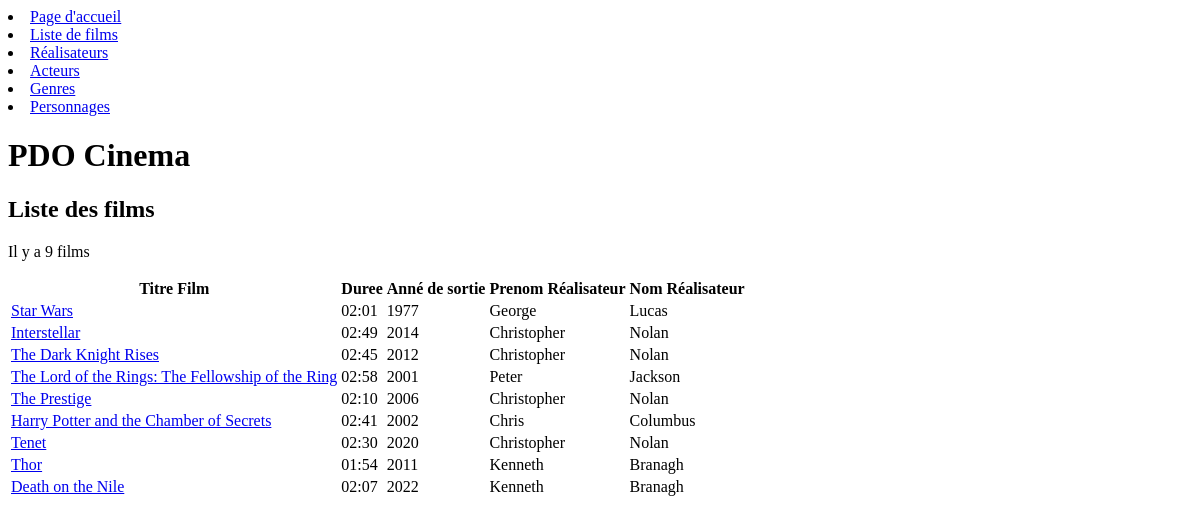
/index.php?action=listFilms, run on the app's committed database.
### tables this page shows
CREATE TABLE IF NOT EXISTS `film` (
  `id_film` int(11) NOT NULL AUTO_INCREMENT,
  `titre_film` varchar(255) NOT NULL,
  `anne_sortie` date NOT NULL,
  `duree_minutes` int(11) NOT NULL,
  `synopsis` text,
  `note_film` int(11) NOT NULL,
  `affiche_film` varchar(50) NOT NULL,
  `id_realisateur` int(11) NOT NULL,
  PRIMARY KEY (`id_film`),
  KEY `id_realisateur` (`id_realisateur`),
  CONSTRAINT `FK_FILM_REALISATEUR` FOREIGN KEY (`id_realisateur`) REFERENCES `realisateur` (`id_realisateur`)
);

CREATE TABLE IF NOT EXISTS `personne` (
  `id_personne` int(11) NOT NULL AUTO_INCREMENT,
  `nom` varchar(100) NOT NULL,
  `prenom` varchar(100) NOT NULL,
  `sexe` varchar(50) NOT NULL,
  `date_naissance` date NOT NULL,
  PRIMARY KEY (`id_personne`)
);

### controller/CinemaController.php (called while the page is built, shortened)
<?php
    class CinemaController{
        public function listFilms(){
            $pdo = Connect::seConnecter();
            $sqlQuery = "SELECT id_film, titre_film, TIME_FORMAT(SEC_TO_TIME(duree_minutes*60), '%H:%i') AS duree, YEAR(anne_sortie) AS anne_sortie, nom, prenom
            FROM film
            INNER JOIN realisateur on film.id_realisateur = realisateur.id_realisateur
            INNER JOIN personne ON realisateur.id_personne = personne.id_personne";
            $requete = $pdo->query($sqlQuery);
            require "view/film/listFilms.php";
        }
    }

### view/film/listFilms.php (the view, shortened to what this page needs)
<p>Il y a <?= $requete->rowCount() ?> films</p>
<table>
    <thead>
        <tr>
            <th>Titre Film</th>
            <th>Duree</th>
            <th>Anné de sortie</th>
            <th>Prenom Réalisateur</th>
            <th>Nom Réalisateur</th>
        </tr>
    </thead>
    <tbody>
<?php
    foreach($requete->fetchAll() as $film){
        $index = $film['id_film'];
            echo    "<tr>",
                        "<td><a href = index.php?action=detailFilm&id=$index>".$film['titre_film']."</a></td>",
                        "<td>".$film['duree']."</td>",
                        "<td>".$film['anne_sortie']."</td>",
                        "<td>".$film['prenom']."</td>",
                        "<td>".$film['nom']."</td>",
                    "</tr>";
}
?>
    </tbody>
</table>
<?php
$titre_secondaire = "Liste des films";
$contenu = ob_get_clean();
require "view/template.php";

### index.php (shortened to what this page needs)
<?php
include ('controller/CinemaController.php');
$ctrlCinema = new CinemaController();
$ctrlHome = new HomeController();
if (isset($_GET["action"])){
    switch ($_GET["action"]){
        case "listFilms": $ctrlCinema->listFilms(); break;
    }
}
else{
    $ctrlHome->index();
}

### view/template.php (shortened to what this page needs)
<!DOCTYPE html>
<html lang="en">
<head>
    <link rel="stylesheet" href="public/css/style.css">
</head>
<body>
    <nav>
        <li><a href="index.php?action=home">Page d'accueil</a></li>
        <li><a href="index.php?action=listFilms">Liste de films</a></li>
        <li><a href="index.php?action=listRealisateurs">Réalisateurs</a></li>
        <li><a href="index.php?action=listActeurs">Acteurs</a></li>
        <li><a href="index.php?action=listGenres">Genres</a></li>
        <li><a href="index.php?action=listPersonnages">Personnages</a></li>
    </nav>
    <main>
        <div id="contenu">
            <h1>PDO Cinema</h1>
            <h2><?= $titre_secondaire ?></h2>
            <?= $contenu ?>
        </div>
    </main>
</body>
</html>

### data on the page
film: titre_film "Star Wars", duree "02:01", anne_sortie "1977", personne.prenom "George", personne.nom "Lucas"
film: titre_film "Interstellar", duree "02:49", anne_sortie "2014", personne.prenom "Christopher", personne.nom "Nolan"
film: titre_film "The Dark Knight Rises", duree "02:45", anne_sortie "2012", personne.prenom "Christopher", personne.nom "Nolan"
film: titre_film "The Lord of the Rings: The Fellowship of the Ring", duree "02:58", anne_sortie "2001", personne.prenom "Peter", personne.nom "Jackson"
film: titre_film "The Prestige", duree "02:10", anne_sortie "2006", personne.prenom "Christopher", personne.nom "Nolan"
film: titre_film "Harry Potter and the Chamber of Secrets", duree "02:41", anne_sortie "2002", personne.prenom "Chris", personne.nom "Columbus"
film: titre_film "Tenet", duree "02:30", anne_sortie "2020", personne.prenom "Christopher", personne.nom "Nolan"
film: titre_film "Thor", duree "01:54", anne_sortie "2011", personne.prenom "Kenneth", personne.nom "Branagh"
film: titre_film "Death on the Nile", duree "02:07", anne_sortie "2022", personne.prenom "Kenneth", personne.nom "Branagh"

### other printed values
$titre_secondaire "Liste des films"
$requete->rowCount() "9"
